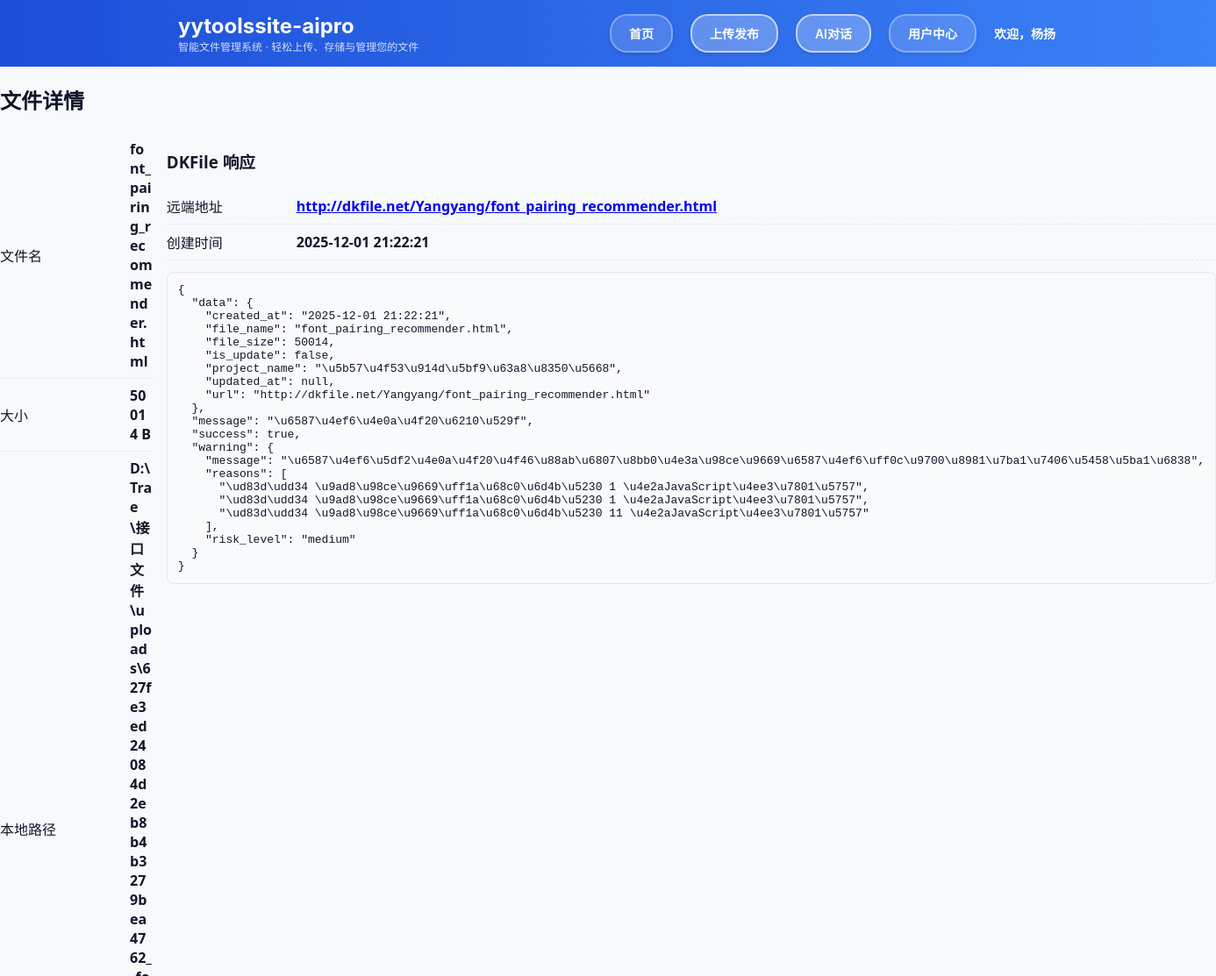
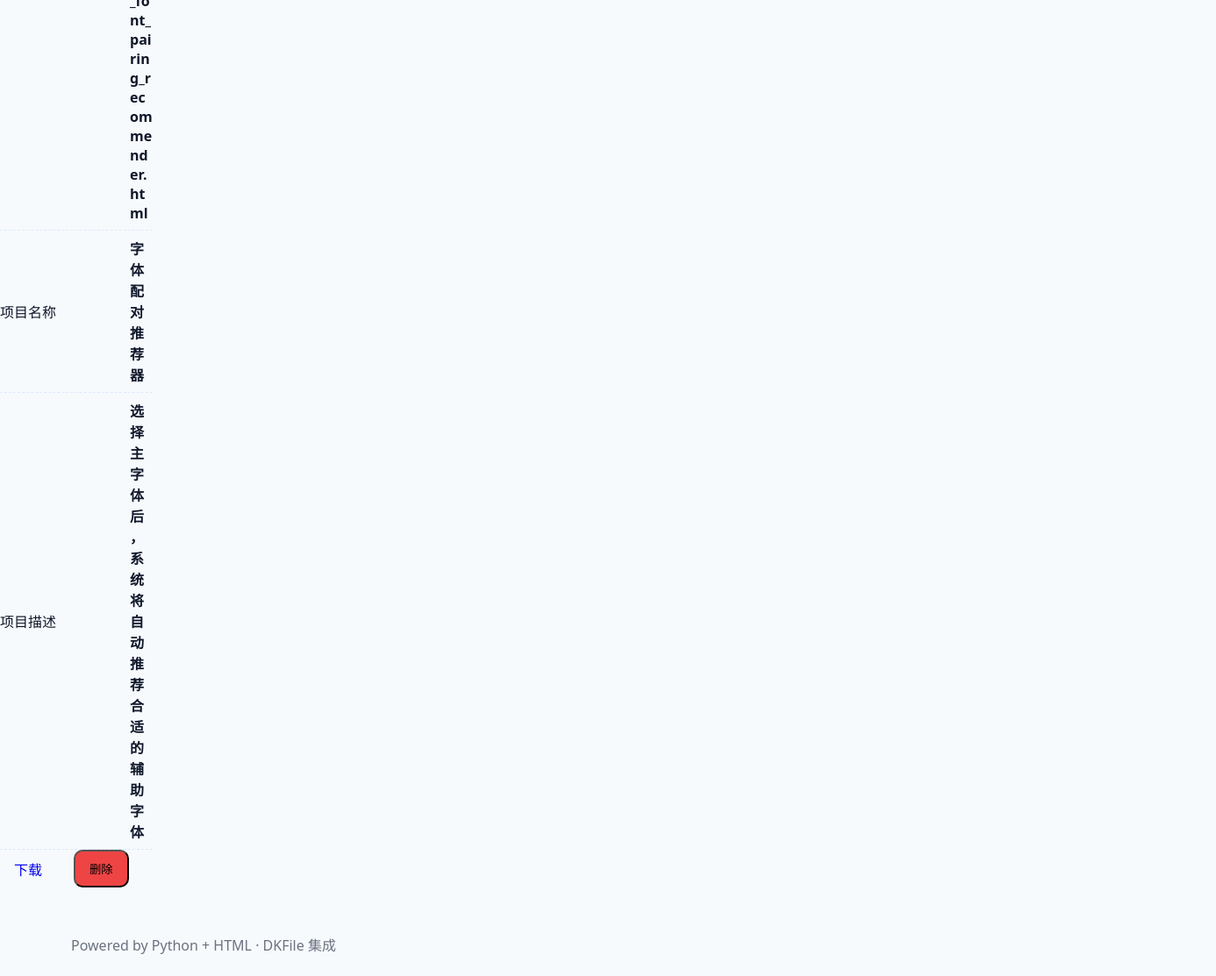
Page /files/627fe3ed24084d2eb8b4b3279bea4762 (signed in) on the committed database (2 pictures, top to bottom).
### tables this page shows
CREATE TABLE files (
                        id TEXT PRIMARY KEY,
                        filename TEXT NOT NULL,
                        stored_name TEXT NOT NULL,
                        path TEXT NOT NULL,
                        size INTEGER NOT NULL,
                        dkfile TEXT,
                        project_name TEXT,
                        project_desc TEXT
                    , user_id TEXT DEFAULT "default_user");

### app.py (the view)
    def decorated_function(*args, **kwargs):
        if 'user_id' not in session:
            return redirect(url_for('login', next=request.url))
        return f(*args, **kwargs)

### app.py (called while the page is built)
def ensure_dirs():
    UPLOAD_DIR.mkdir(parents=True, exist_ok=True)
    DATA_DIR.mkdir(parents=True, exist_ok=True)

def get_db():
    conn = sqlite3.connect(str(DB_FILE))
    conn.row_factory = sqlite3.Row
    return conn

def get_file_by_id(file_id, user_id=None, check_owner=True):
    conn = get_db()
    try:
        if check_owner and user_id:
            row = conn.execute('SELECT * FROM files WHERE id = ? AND user_id = ?', (file_id, user_id)).fetchone()
        else:
            row = conn.execute('SELECT * FROM files WHERE id = ?', (file_id,)).fetchone()
        if row:
            return {"id": row["id"], "filename": row["filename"], "stored_name": row["stored_name"],
                    "path": row["path"], "size": row["size"], "dkfile": json.loads(row["dkfile"] if row["dkfile"] else "null"),
                    "project_name": row["project_name"], "project_desc": row["project_desc"],
                    "user_id": row["user_id"]}
        return None
    finally:
        conn.close()

def log_access(file_id, action, request):
    conn = get_db()
    try:
        user_id = session.get('user_id')
        ip_address = request.remote_addr
        user_agent = request.user_agent.string
        conn.execute('''INSERT INTO access_logs (file_id, user_id, action, ip_address, user_agent)
                        VALUES (?, ?, ?, ?, ?)''',
                    (file_id, user_id, action, ip_address, user_agent))
        conn.commit()
    finally:
        conn.close()

def login_required(f):
    def decorated_function(*args, **kwargs):
        if 'user_id' not in session:
            return redirect(url_for('login', next=request.url))
        return f(*args, **kwargs)
    decorated_function.__name__ = f.__name__
    return decorated_function

@app.get("/files/<file_id>")
@login_required
def file_detail(file_id):
    init_db()
    found = get_file_by_id(file_id, check_owner=False)
    if not found:
        return render_template("detail.html", not_found=True, item=None)
    log_access(file_id, 'view', request)
    return render_template("detail.html", not_found=False, item=found)

@app.after_request
def add_cache_control(response):
    if request.path.endswith('.css') or request.path.endswith('.js'):
        response.headers['Cache-Control'] = 'no-cache, no-store, must-revalidate'
        response.headers['Pragma'] = 'no-cache'
        response.headers['Expires'] = '0'
    return response

### templates/detail.html (shortened to what this page needs)
{% extends 'base.html' %}
{% block content %}
{% if not_found %}
  <div class="empty">未找到文件</div>
{% else %}
  <section class="panel">
    <h2>文件详情</h2>
    <div class="grid">
      <div>
        <div class="kv"><span>文件名</span><strong>{{ item.filename }}</strong></div>
        <div class="kv"><span>大小</span><strong>{{ (item.size or 0) | int }} B</strong></div>
        <div class="kv"><span>本地路径</span><strong>{{ item.path }}</strong></div>
        {% if item.project_name %}
        <div class="kv"><span>项目名称</span><strong>{{ item.project_name }}</strong></div>
        {% endif %}
        {% if item.project_desc %}
        <div class="kv"><span>项目描述</span><strong>{{ item.project_desc }}</strong></div>
        {% endif %}
        <div class="actions">
          <a class="btn" href="{{ url_for('download_local', stored_name=item.stored_name) }}">下载</a>
          <form class="inline" action="{{ url_for('file_delete', file_id=item.id) }}" method="post">
            <button class="btn danger" type="submit" onclick="return confirm('确定要删除这个文件吗？此操作不可恢复。')">删除</button>
          </form>
        </div>
      </div>
      <div>
        <h3>DKFile 响应</h3>
        {% if item.dkfile %}
          {% set d = item.dkfile.data if item.dkfile and item.dkfile.success else None %}
          {% if d and d.url %}
            <div class="kv"><span>远端地址</span><strong><a href="{{ d.url }}" target="_blank">{{ d.url }}</a></strong></div>
            <div class="kv"><span>创建时间</span><strong>{{ d.created_at }}</strong></div>
          {% endif %}
          <pre class="code">{{ item.dkfile | tojson(indent=2) }}</pre>
        {% else %}
          <div class="empty">暂无</div>
        {% endif %}
      </div>
    </div>
  </section>
{% endif %}
{% endblock %}

### static/style.css (style rules this page uses)
:root { --blue-900:#1e3a8a;--blue-700:#1d4ed8;--blue-600:#2563eb;--blue-500:#3b82f6;--blue-300:#93c5fd;--bg:#f7fafc;--card:#ffffff;--text:#0f172a;--muted:#6b7280;--border:#e5e7eb;--shadow:0 8px 20px rgba(17,24,39,.08);--danger:#ef4444 }
* { box-sizing:border-box }
html,body { margin:0;padding:0;background:var(--bg);color:var(--text);font-family:system-ui,-apple-system,Segoe UI,Roboto,Helvetica,Arial,sans-serif }
body { padding:0 !important;margin:0 !important }
.actions { display:flex;gap:12px }
.btn { display:inline-block;text-decoration:none;padding:10px 16px;border-radius:10px;margin-right:8px }
.btn.danger { background:var(--danger) }
.inline { display:inline }
.grid { display:grid;grid-template-columns:1fr 1fr;gap:16px }
.kv { display:grid;grid-template-columns:140px 1fr;align-items:center;gap:8px;padding:8px 0;border-bottom:1px dashed rgba(96,165,250,.2) }
.kv strong { word-break:break-all;overflow-wrap:anywhere }
.kv strong a { word-break:break-all }
.code { background:#f8fafc;border:1px solid var(--border);border-radius:8px;padding:12px;overflow:auto;max-height:360px }

### templates/base.html (style rules this page uses)
* { box-sizing: border-box; }

### rows in the picture
files: filename "font_pairing_recommender.html", size "50014", path "D:\\Trae\\接口文件\\uploads\\627fe3ed24084d2eb8b4b3279bea4762__font_pairing_recommender.html", project_name "字体配对推荐器", project_desc "选择主字体后，系统将自动推荐合适的辅助字体"

### other values in the picture
{{ session.username }} "杨扬"
{{ d.url }} "http://dkfile.net/Yangyang/font_pairing_recommender.html"
{{ d.created_at }} "2025-12-01 21:22:21"
